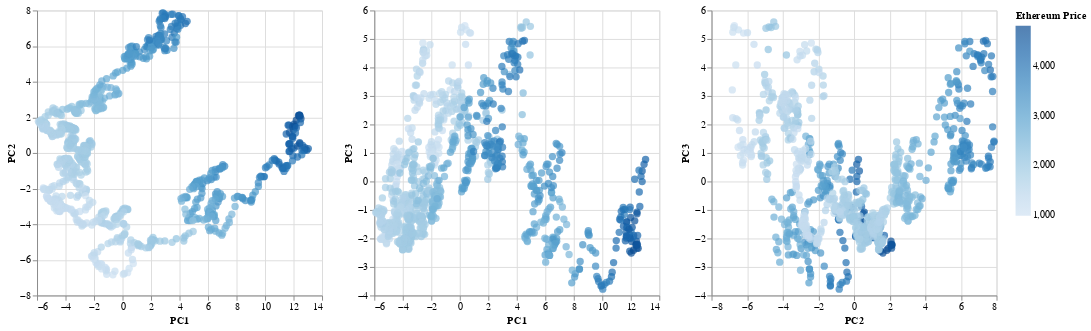

The code cell stored with this chart in its notebook:
### Code cell
# Create a DataFrame for the Bitcoin principal components
ethereum_pca_df = pd.DataFrame(
    data=ethereum_principal_components,
    columns=[f"PC{i+1}" for i in range(3)]
)

# Add the target variable to the DataFrame
ethereum_pca_df["ethereum_price"] = y_ethereum.values

# Create a scatter plot of PC1 and PC2 colored by the target variable
ethereum1 = alt.Chart(ethereum_pca_df).mark_circle(size=60).encode(
    x="PC1",
    y="PC2",
    color=alt.Color("ethereum_price", title="Ethereum Price"),
    tooltip=["ethereum_price"]
)

# Create a scatter plot of PC1 and PC3 colored by the target variable
ethereum2 = alt.Chart(ethereum_pca_df).mark_circle(size=60).encode(
    x="PC1",
    y="PC3",
    color="ethereum_price",
    tooltip=["ethereum_price"]
)

# Create a scatter plot of PC2 and PC3 colored by the target variable
ethereum3 = alt.Chart(ethereum_pca_df).mark_circle(size=60).encode(
    x="PC2",
    y="PC3",
    color="ethereum_price",
    tooltip=["ethereum_price"]
)

# Display the scatter plots
ethereum_pca_chart = ethereum1 | ethereum2 | ethereum3

ethereum_pca_chart

### Figure 1 — Vega-Lite specification as saved in the notebook (floating-point values rounded to 4 significant figures; data arrays with more than 128 entries replaced by an {"elided": "..."} marker saying what was removed)
{"config": {"view": {"continuousWidth": 300, "continuousHeight": 300}}, "hconcat": [{"mark": {"type": "circle", "size": 60}, "encoding": {"color": {"field": "ethereum_price", "title": "Ethereum Price", "type": "quantitative"}, "tooltip": [{"field": "ethereum_price", "type": "quantitative"}], "x": {"field": "PC1", "type": "quantitative"}, "y": {"field": "PC2", "type": "quantitative"}}}, {"mark": {"type": "circle", "size": 60}, "encoding": {"color": {"field": "ethereum_price", "type": "quantitative"}, "tooltip": [{"field": "ethereum_price", "type": "quantitative"}], "x": {"field": "PC1", "type": "quantitative"}, "y": {"field": "PC3", "type": "quantitative"}}}, {"mark": {"type": "circle", "size": 60}, "encoding": {"color": {"field": "ethereum_price", "type": "quantitative"}, "tooltip": [{"field": "ethereum_price", "type": "quantitative"}], "x": {"field": "PC2", "type": "quantitative"}, "y": {"field": "PC3", "type": "quantitative"}}}], "data": {"name": "data-4abf24c51a0ddf3fc63d1971cd614598"}, "$schema": "https://vega.github.io/schema/vega-lite/v5.17.0.json", "datasets": {"data-4abf24c51a0ddf3fc63d1971cd614598": {"elided": "969 records"}}}
